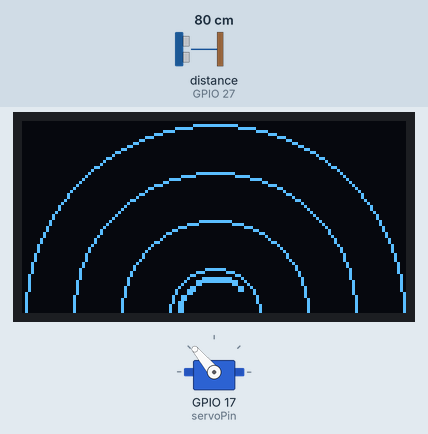
This sketch was run on a simulated ESP32. Parts: 128×64 one-colour display, servo. Inputs (shaded band) come from the test bench; at power-on: distance to the obstacle (sensor on GPIO 27) 80 cm. The echo pulse lasts 58.3 µs per cm; what the sketch prints to the serial monitor is not drawn.

Above: at 2.36 s.
2.4 s: distance to the obstacle (sensor on GPIO 27) set to 9 cm
At 2.51 s:
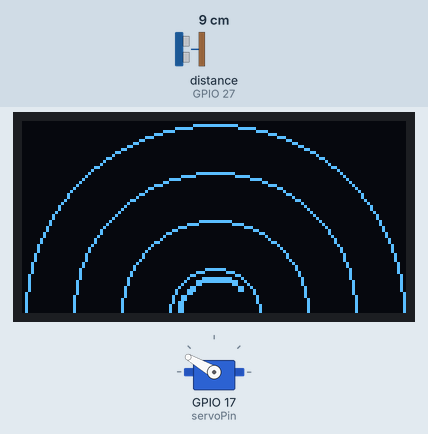
At 3.28 s:
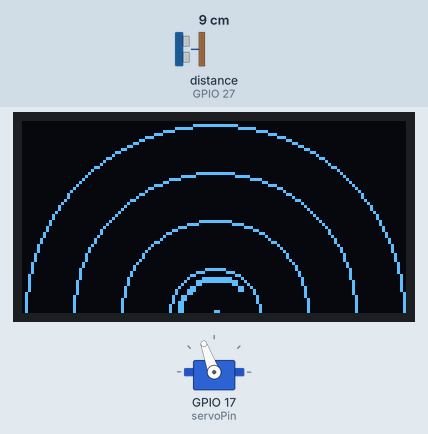
4.1 s: distance to the obstacle (sensor on GPIO 27) set to 2 cm
5.9 s: distance to the obstacle (sensor on GPIO 27) set to 18 cm
At 7.02 s:
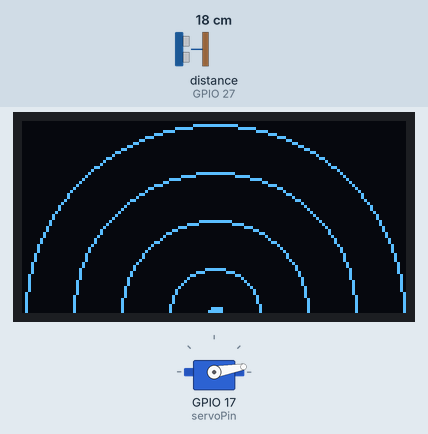
Timing chart, 0 to 13.4 s (numbered marks = the images above; inputs shaded):
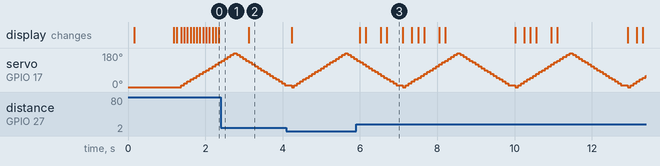

Measured:
- after the input at 5.9 s, the display: first changes after 0.10 s (image 3 shows a later state)

The sketch:

main.ino
```cpp
/* 深圳市普中科技有限公司（PRECHIN 普中）
   技术支持：www.prechin.net
 *
 * 实验名称：超声波测距实验
 *
 * 接线说明：HC-SR04超声波模块-->ESP32 IO
             (VCC)-->(5V)
             (Trig)-->(4)
             (Echo)-->(27)
             (GND)-->(GND)
 *
 * 实验现象：程序下载成功后，软件串口控制台间隔一段时间输出超声波模块测量距离
 *
 * 注意事项：需要在软件中选择"项目"-->"加载库"-->"添加一个.ZIP库..."-->选择到本实验目录下的1个压缩文件包“HCSR04-master.zip”安装即可。
 *          该库使用方法可参考：https://github.com/Teknologiskolen/HCSR04/commits?author=theresetmaster
 */

#include "public.h"
#include <afstandssensor.h>
#include "Arduino.h"
#include <ESP32Servo.h>

#include <SPI.h>
#include <Wire.h>
#include <Adafruit_GFX.h>
#include <Adafruit_SH1106.h>

#define OLED_SDA 12
#define OLED_SCL 14

Adafruit_SH1106 display(12, 14);

#define NUMFLAKES 10
#define XPOS 0
#define YPOS 1
#define DELTAY 2


#define LOGO16_GLCD_HEIGHT 16
#define LOGO16_GLCD_WIDTH  16

Servo myServo;

int servoPin=17;

// AfstandsSensor(triggerPin, echoPin);
AfstandsSensor afstandssensor(4, 27);

void drawCircle(void) {
  for (int16_t i = 15; i < display.height(); i +=16) {
    display.drawCircle(display.width() / 2, display.height(), i, WHITE);
    //display.writeFillRect(i,16,4,4, WHITE); //模拟有目标
    display.display();
  }
}

void drawLineRays(int degree)
{
  int16_t step_angle = degree;
  for(int16_t i=0; i< (180/step_angle);i++)
  {
    int16_t x = display.width()/2 - display.width()*cos(i*step_angle)/2;
    int16_t y = display.height() - display.height()*sin(i*step_angle);
    display.drawLine(display.width()/2, display.height(), x, y, WHITE);
    Serial.printf("x = %d ,y = %d\n", x,y);
    display.display();

  }
}


void setup(){
  Serial.begin(115200);
// by default, we'll generate the high voltage from the 3.3v line internally! (neat!)
  display.begin(SH1106_SWITCHCAPVCC, 0x3C);  // initialize with the I2C addr 0x3D (for the 128x64)
  // init done
  display.clearDisplay();
  drawCircle();
  // Show image buffer on the display hardware.
  // Since the buffer is intialized with an Adafruit splashscreen
  // internally, this will display the splashscreen.
  display.display();
  delay(1000);
  Serial.printf("w = %d ,h = %d\n", display.width(),display.height());
  myServo.attach(servoPin);
  myServo.write(0);

}

int count = 0; //
const int SCALE_DEGREE = 10;
int jumps = 180/SCALE_DEGREE;
float last_distance = 0.0;
void loop(){
  if(count%(2*jumps) == 0)
    {
      display.clearDisplay();
      drawCircle();
    }

  int cur_degree = (count%jumps) *SCALE_DEGREE;
  if(count%(2*jumps) >= jumps)  // 一个周期包括0~180和180~0 来回2程
    cur_degree = 180- cur_degree;

  float distance = afstandssensor.afstandCM();
  if(distance < 0.0)
  {
    distance = afstandssensor.afstandCM();
    Serial.printf("distance < 0,once again %.2f\n",distance);
  }

  if(distance > 0.0)
  {


  //雷达测距范围 0~400cm，映射到0~64像素，
  // Serial.print("x = ");
  // Serial.println(cos((float)cur_degree/180.0*PI));
  // Serial.print("y = ");
  // Serial.println(sin((float)cur_degree/180.0*PI));
  float x = (distance*cos((float)cur_degree/180.0*PI)/400.0)*64;
  float y = (distance*sin((float)cur_degree/180.0*PI)/400.0)*64;

  //显示屏的坐标原点在平面的左上角
  //雷达测距的坐标原点在底边中点
  //雷达坐标系的点需要进行放射变换到屏幕坐标系中
  /**
  P' = | cos(theta)  -sin(theta)  tx |   | x |
       | sin(theta)   cos(theta)  ty | * | y |
       |     0            0        1 |   | 1 |
    theta 是两个坐标系的旋转角度， tx，ty是2个坐标系原点的平移量
    theta = 180degree , tx = 64, ty=64
    | -1  0  64|
    | 0  -1  64|
    | 0   0   1|
  **/
    int x_ = 64-(int)x;
    int y_ = 64-(int)y;

    Serial.print("x = ");
    Serial.print(x);
    Serial.print("  y = ");
    Serial.println(y);
    Serial.printf("count= %d degree =%d distance =%.2fCM  (%d,%d)\r\n",count ,cur_degree, distance,x_,y_);
    display.writeFillRect(x_,y_,2,2, WHITE);
    display.display();


  }
  else
  {
      delay(50);
  }
  Serial.printf("degree =%d\n" ,cur_degree);
  myServo.write(cur_degree);
      delay(50);

  count++;


}
```

public.h
```cpp
#ifndef _public_H
#define _public_H

#include "Arduino.h"

//类型重定义
typedef unsigned char u8;
typedef unsigned int u16;
typedef unsigned long u32;

#endif
```

pwm.cpp
```cpp
#include "pwm.h"

//PWM初始化
//pin：引脚号
//chanel：PWM输出通道0-15，0-7高速通道，由80M时钟驱动，8-15低速通道，有1M时钟驱动
//freq：PWM输出频率，单位HZ
//resolution：PWM占空比的分辨率1-16，比如设置8，分辨率范围0-255
void pwm_init(u8 pin,u8 chanel,u8 freq,u8 resolution)
{
  ledcSetup(chanel, freq, resolution);// PWM初始化
  ledcAttachPin(pin, chanel);// 绑定PWM通道到GPIO上
}

//PWM占空比设置
void pwm_set_duty(u8 chanel,u16 duty)
{
  ledcWrite(chanel,duty);// 改变PWM的占空比
}
```

pwm.h
```cpp
#ifndef _pwm_H
#define _pwm_H

#include "public.h"


//函数声明
void pwm_init(u8 pin,u8 chanel,u8 freq,u8 resolution);
void pwm_set_duty(u8 chanel,u16 duty);

#endif
```
